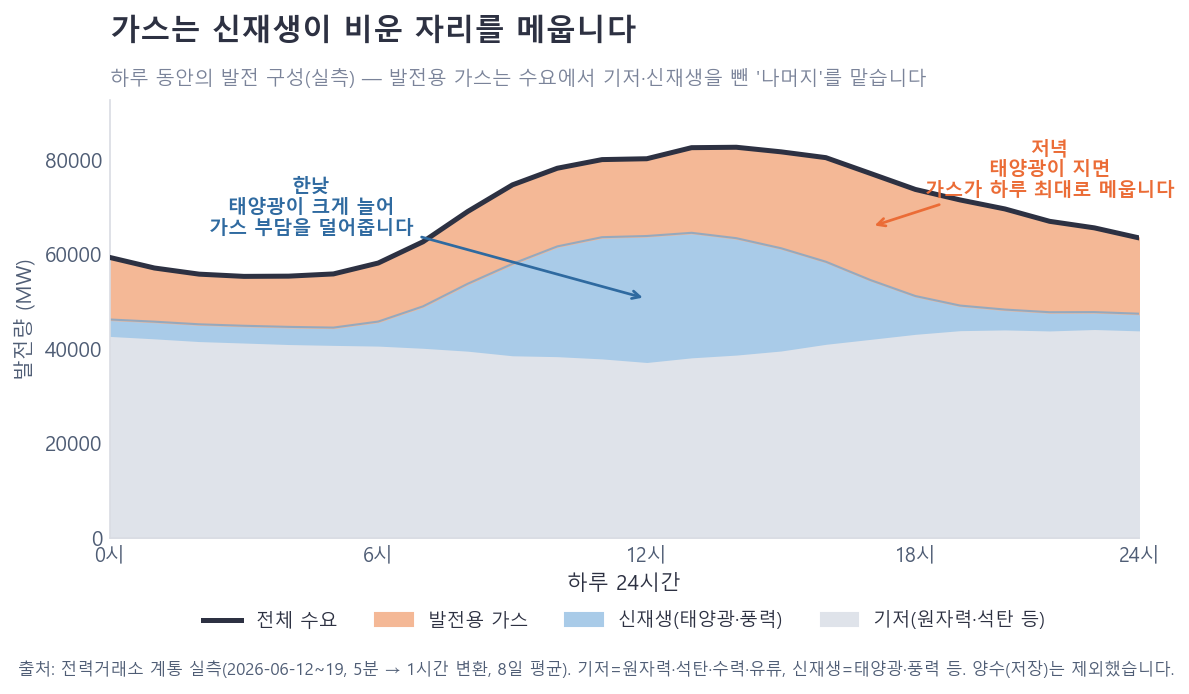

Here is the Python script that generated this plot:
# -*- coding: utf-8 -*-
"""7단계 · 발전용 가스의 역할 (실제 데이터 기반 덕 커브).
데이터: powerSource_20260612.xlsx (전력거래소 계통, 2026-06-12~19, 5분 단위) → 1시간 단위 변환 → 8일 평균 하루 프로파일.
발전원을 3범주(기저·신재생·가스)로 묶어, 가스가 '신재생이 비운 자리'를 메우는 모습을 보여줍니다.
실행: python step7_concept.py  → step7_concept.png + powerSource_hourly.csv 생성
"""
import os
import numpy as np, pandas as pd
import matplotlib as mpl, matplotlib.pyplot as plt

HERE = os.path.dirname(os.path.abspath(__file__))
ROOT = os.path.normpath(os.path.join(HERE, '..', '..', '..'))
XLSX = os.path.join(ROOT, '1. data_fetcher_and_db', 'second_dataset', 'powerSource_20260612.xlsx')

# ======================================================================
#  ▼▼▼  바꿀 값(색·라벨·문구·범주)은 여기 모여 있습니다  ▼▼▼
# ======================================================================
INK, MUTED, SOFT, ACCENT = '#2d3142', '#4f5d75', '#7a8399', '#eb6c36'
C_BASE  = '#dfe3ea'   # 기저(원자력·석탄 등)
C_RENEW = '#a9cbe8'   # 신재생(태양광·풍력)
C_GAS   = '#f4b896'   # 발전용 가스(강조 계열, 옅게)
RULE    = '#d9dce3'

TITLE    = "가스는 신재생이 비운 자리를 메웁니다"
SUBTITLE = "하루 동안의 발전 구성(실측) — 발전용 가스는 수요에서 기저·신재생을 뺀 '나머지'를 맡습니다"
XLABEL   = "하루 24시간"
YLABEL   = "발전량 (MW)"
LAB_BASE, LAB_RENEW, LAB_GAS, LAB_DEMAND = "기저(원자력·석탄 등)", "신재생(태양광·풍력)", "발전용 가스", "전체 수요"
CAPTION  = ("출처: 전력거래소 계통 실측(2026-06-12~19, 5분 → 1시간 변환, 8일 평균). "
            "기저=원자력·석탄·수력·유류, 신재생=태양광·풍력 등. 양수(저장)는 제외했습니다.")

# 범주별 묶음(엑셀 한글 열 이름)
G_BASE  = ['원자력', '유연탄', '국내탄', '수력', '유류']
G_RENEW = ['태양광(BTM,추정)', '태양광(PPA,추정)', '태양광(전력시장)', '풍력', '신재생']
G_GAS   = ['가스']
# ======================================================================

mpl.rcParams.update({
    'font.family': 'Malgun Gothic', 'axes.unicode_minus': False,
    'figure.facecolor': 'white', 'axes.facecolor': 'white', 'savefig.facecolor': 'white',
    'axes.edgecolor': MUTED, 'axes.labelcolor': INK, 'text.color': INK,
    'xtick.color': MUTED, 'ytick.color': MUTED, 'figure.dpi': 150,
})

# ── 엑셀 로드 → 1시간 단위 변환 ─────────────────────────────────
raw = pd.read_excel(XLSX)
dt = pd.to_datetime(raw['날짜'].astype(str) + ' ' + raw['시간'].astype(str))
num = raw.drop(columns=['날짜', '시간']).set_index(dt)
hourly = num.resample('1h').mean()                       # 5분 → 1시간
hourly.to_csv(os.path.join(HERE, 'powerSource_hourly.csv'), encoding='utf-8-sig')

# 8일 평균 하루 프로파일(시각별 평균)
prof = hourly.groupby(hourly.index.hour).mean()
prof = prof.reindex(range(24))
base  = prof[G_BASE].sum(axis=1).values
renew = prof[G_RENEW].sum(axis=1).values
gas   = prof[G_GAS].sum(axis=1).values
demand = base + renew + gas
h = np.arange(24)
print('가스 최소시각 %dh(%.0f MW) / 최대시각 %dh(%.0f MW)'
      % (int(np.argmin(gas)), gas.min(), int(np.argmax(gas)), gas.max()))

fig, ax = plt.subplots(figsize=(7.8, 4.7))
y1 = base; y2 = base + renew; y3 = base + renew + gas
ax.fill_between(h, 0,  y1, color=C_BASE,  zorder=1, label=LAB_BASE)
ax.fill_between(h, y1, y2, color=C_RENEW, zorder=1, label=LAB_RENEW)
ax.fill_between(h, y2, y3, color=C_GAS,   zorder=1, label=LAB_GAS)
ax.plot(h, demand, color=INK, lw=2.4, zorder=3, label=LAB_DEMAND)
ax.plot(h, y2, color='#6fa3cf', lw=1.0, alpha=0.7, zorder=2)   # 신재생 윗선

hsolar = int(np.argmax(renew)); hgas = int(np.argmax(gas))
# 한낮 — 태양광이 수요 증가를 대신 받아냄(가스 부담 완화)
ax.annotate("한낮\n태양광이 크게 늘어\n가스 부담을 덜어줍니다",
            xy=(hsolar, (y1[hsolar] + y2[hsolar]) / 2), xytext=(4.5, 70000),
            fontsize=9.2, color='#2f6aa0', fontweight='bold', ha='center', va='center',
            arrowprops=dict(arrowstyle='->', color='#2f6aa0', lw=1.3))
# 저녁 — 태양광이 지면 가스가 하루 최대로 메움
ax.annotate("저녁\n태양광이 지면\n가스가 하루 최대로 메웁니다",
            xy=(hgas, (y2[hgas] + y3[hgas]) / 2), xytext=(21, 78000),
            fontsize=9.2, color=ACCENT, fontweight='bold', ha='center', va='center',
            arrowprops=dict(arrowstyle='->', color=ACCENT, lw=1.3))

ax.set_xlim(0, 23); ax.set_ylim(0, demand.max() * 1.12)
ax.set_xticks([0, 6, 12, 18, 23]); ax.set_xticklabels(['0시', '6시', '12시', '18시', '24시'], fontsize=9.5)
ax.set_xlabel(XLABEL, fontsize=10)
ax.set_ylabel(YLABEL, fontsize=10, color=MUTED)
ax.set_title(TITLE, fontsize=14.5, fontweight='bold', color=INK, loc='left', pad=30)
ax.text(0, 1.035, SUBTITLE, transform=ax.transAxes, fontsize=9.3, color=SOFT, ha='left')

handles, labels = ax.get_legend_handles_labels()
order = [labels.index(x) for x in [LAB_DEMAND, LAB_GAS, LAB_RENEW, LAB_BASE]]
ax.legend([handles[i] for i in order], [labels[i] for i in order],
          loc='upper center', bbox_to_anchor=(0.5, -0.13), ncol=4, frameon=False, fontsize=9.0)

for s in ('top', 'right'): ax.spines[s].set_visible(False)
for s in ('left', 'bottom'): ax.spines[s].set_color(RULE)
ax.tick_params(length=0)
fig.text(0.012, 0.005, CAPTION, fontsize=8.0, color=MUTED)
fig.subplots_adjust(top=0.82, bottom=0.20, left=0.09, right=0.97)
fig.savefig(os.path.join(HERE, 'step7_concept.png'), bbox_inches='tight', dpi=150)
plt.close(fig)
print('saved step7_concept.png')
